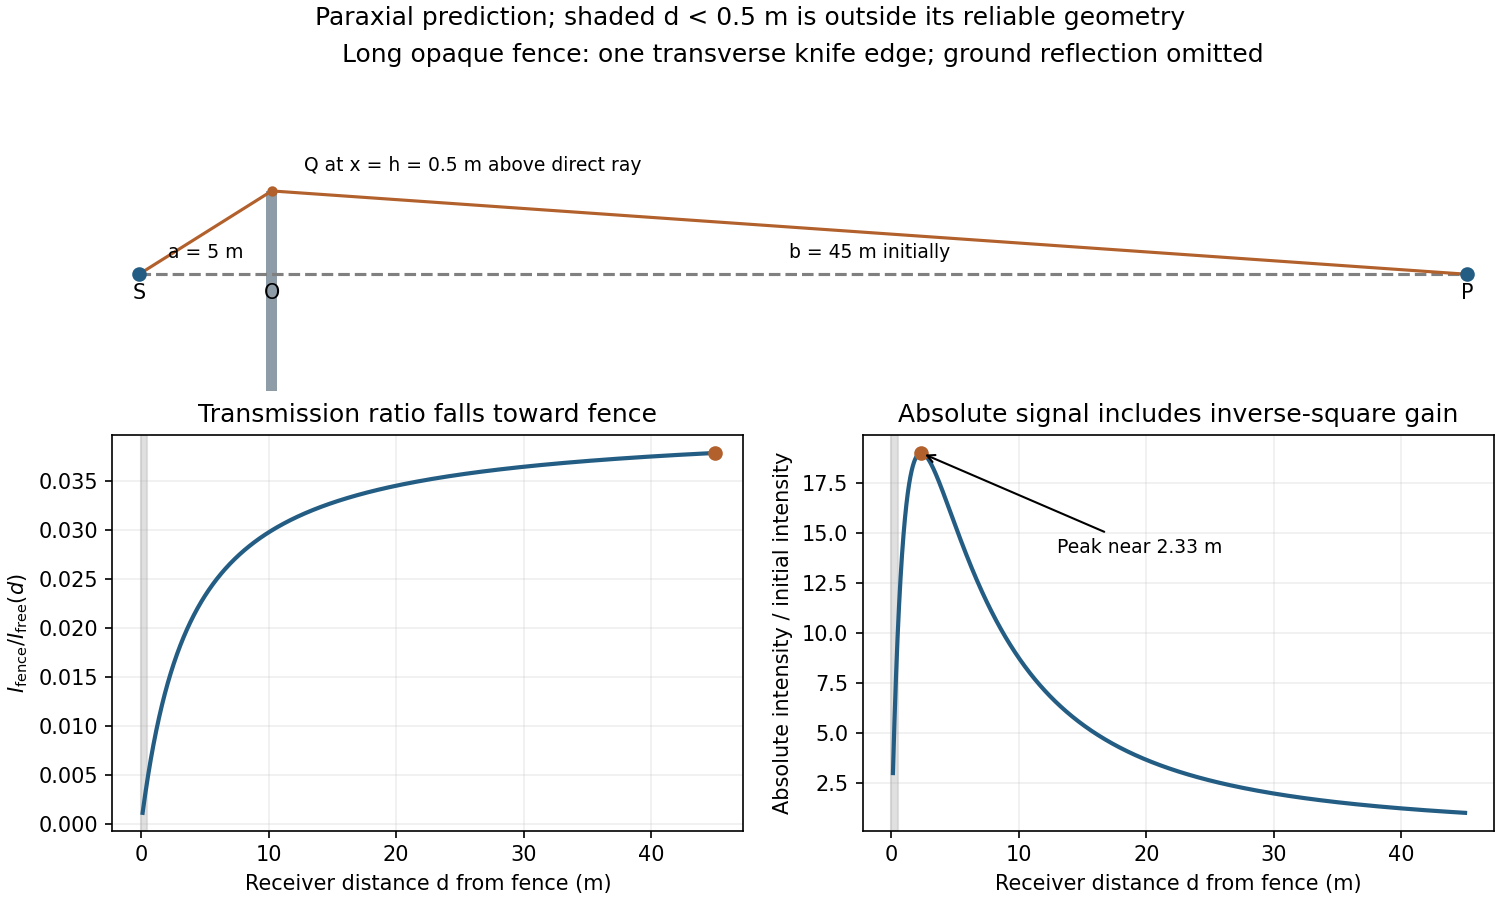

Python code for this plot:
"""Original scalar knife-edge calculation, including spherical spreading."""
import numpy as np
import matplotlib
matplotlib.use("Agg")
import matplotlib.pyplot as plt
from matplotlib.patches import Rectangle
z,w=np.polynomial.legendre.leggauss(240)
def transmission(d):
    d=np.asarray(d);u=.5*np.sqrt(20*(.2+1/d))
    q=(z+1)*u[...,None]/2
    integ=(np.exp(1j*np.pi*q*q/2)*w).sum(axis=-1)*u/2
    return np.abs((.5+.5j)-integ)**2/2
d=np.geomspace(.12,45,900);tr=transmission(d);init=float(transmission(45));absolute=tr/(5+d)**2/(init/50**2)
fig=plt.figure(figsize=(10,6),layout="constrained")
gs=fig.add_gridspec(2,2,height_ratios=[.8,1])
ax=fig.add_subplot(gs[0,:]);ax.set(xlim=(-1,51),ylim=(4.3,6.2));ax.axis("off")
ax.plot([0,50],[5,5],"--",color=".5")
ax.plot([0,5,50],[5,5.5,5],color="#b2602c")
ax.add_patch(Rectangle((4.8,4.3),.4,1.2,facecolor="#8e9ca8"))
ax.plot([0,50],[5,5],"o",color="#245d84")
ax.plot(5,5.5,"o",color="#b2602c",ms=4)
for x,lab in [(0,"S"),(5,"O"),(50,"P")]:ax.text(x,4.85,lab,ha="center")
ax.text(2.5,5.1,"a = 5 m",ha="center",fontsize=9)
ax.text(27.5,5.1,"b = 45 m initially",ha="center",fontsize=9)
ax.text(6.2,5.62,"Q at x = h = 0.5 m above direct ray",fontsize=9)
ax.set_title("Long opaque fence: one transverse knife edge; ground reflection omitted")
ax=fig.add_subplot(gs[1,0]);ax.plot(d,tr,color="#245d84",lw=2)
ax.plot(45,init,"o",color="#b2602c")
ax.set(xlabel="Receiver distance d from fence (m)",ylabel=r"$I_{\rm fence}/I_{\rm free}(d)$",title="Transmission ratio falls toward fence")
bx=fig.add_subplot(gs[1,1]);bx.plot(d,absolute,color="#245d84",lw=2)
j=np.argmax(absolute);bx.plot(d[j],absolute[j],"o",color="#b2602c")
bx.annotate(f"Peak near {d[j]:.2f} m",xy=(d[j],absolute[j]),xytext=(13,14),arrowprops=dict(arrowstyle="->"),fontsize=9)
bx.set(xlabel="Receiver distance d from fence (m)",ylabel="Absolute intensity / initial intensity",title="Absolute signal includes inverse-square gain")
for a in [ax,bx]:
    a.axvspan(0,.5,color=".8",alpha=.6)
    a.grid(alpha=.2)
fig.suptitle("Paraxial prediction; shaded d < 0.5 m is outside its reliable geometry")
fig.savefig("paper-2-fence-diffraction.png",dpi=150,facecolor="white")
